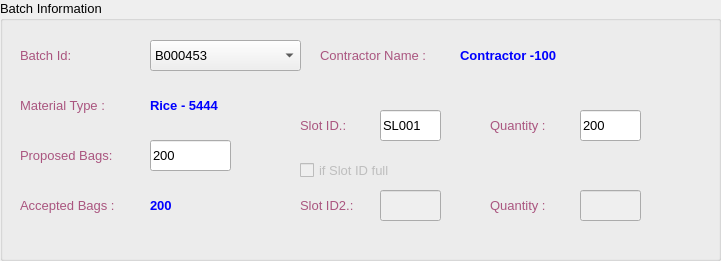
    <widget class="QGroupBox" name="groupBox">
     <property name="geometry">
      <rect>
       <x>240</x>
       <y>380</y>
       <width>721</width>
       <height>261</height>
      </rect>
     </property>
     <property name="font">
      <font>
       <pointsize>10</pointsize>
      </font>
     </property>
     <property name="title">
      <string>Batch Information</string>
     </property>
     <widget class="QLabel" name="label_15">
      <property name="geometry">
       <rect>
        <x>20</x>
        <y>40</y>
        <width>71</width>
        <height>31</height>
       </rect>
      </property>
      <property name="font">
       <font>
        <family>MS Shell Dlg 2</family>
        <pointsize>10</pointsize>
        <weight>50</weight>
        <bold>false</bold>
        <underline>false</underline>
       </font>
      </property>
      <property name="styleSheet">
       <string notr="true">color: rgb(170, 85, 127);</string>
      </property>
      <property name="text">
       <string>Batch Id:</string>
      </property>
      <property name="alignment">
       <set>Qt::AlignLeading|Qt::AlignLeft|Qt::AlignVCenter</set>
      </property>
     </widget>
     <widget class="QComboBox" name="comboBox">
      <property name="geometry">
       <rect>
        <x>150</x>
        <y>40</y>
        <width>151</width>
        <height>31</height>
       </rect>
      </property>
      <property name="font">
       <font>
        <pointsize>10</pointsize>
       </font>
      </property>
      <item>
       <property name="text">
        <string>B000453</string>
       </property>
      </item>
     </widget>
     <widget class="QLabel" name="label_17">
      <property name="geometry">
       <rect>
        <x>320</x>
        <y>40</y>
        <width>131</width>
        <height>31</height>
       </rect>
      </property>
      <property name="font">
       <font>
        <family>MS Shell Dlg 2</family>
        <pointsize>10</pointsize>
        <weight>50</weight>
        <bold>false</bold>
        <underline>false</underline>
       </font>
      </property>
      <property name="styleSheet">
       <string notr="true">color: rgb(170, 85, 127);</string>
      </property>
      <property name="text">
       <string>Contractor Name :</string>
      </property>
      <property name="alignment">
       <set>Qt::AlignLeading|Qt::AlignLeft|Qt::AlignVCenter</set>
      </property>
     </widget>
     <widget class="QLabel" name="label_43">
      <property name="geometry">
       <rect>
        <x>460</x>
        <y>40</y>
        <width>151</width>
        <height>31</height>
       </rect>
      </property>
      <property name="font">
       <font>
        <family>MS Shell Dlg 2</family>
        <pointsize>10</pointsize>
        <weight>75</weight>
        <bold>true</bold>
        <underline>false</underline>
       </font>
      </property>
      <property name="styleSheet">
       <string notr="true">color: rgb(0, 0, 255);</string>
      </property>
      <property name="text">
       <string>Contractor -100</string>
      </property>
      <property name="alignment">
       <set>Qt::AlignLeading|Qt::AlignLeft|Qt::AlignVCenter</set>
      </property>
     </widget>
     <widget class="QLabel" name="label_18">
      <property name="geometry">
       <rect>
        <x>20</x>
        <y>140</y>
        <width>121</width>
        <height>31</height>
       </rect>
      </property>
      <property name="font">
       <font>
        <family>MS Shell Dlg 2</family>
        <pointsize>10</pointsize>
        <weight>50</weight>
        <bold>false</bold>
        <underline>false</underline>
       </font>
      </property>
      <property name="styleSheet">
       <string notr="true">color: rgb(170, 85, 127);</string>
      </property>
      <property name="text">
       <string>Proposed Bags:</string>
      </property>
      <property name="alignment">
       <set>Qt::AlignLeading|Qt::AlignLeft|Qt::AlignVCenter</set>
      </property>
     </widget>
     <widget class="QLineEdit" name="lineEdit_3">
      <property name="geometry">
       <rect>
        <x>380</x>
        <y>110</y>
        <width>61</width>
        <height>31</height>
       </rect>
      </property>
      <property name="font">
       <font>
        <family>MS Shell Dlg 2</family>
        <pointsize>10</pointsize>
       </font>
      </property>
      <property name="text">
       <string>SL001</string>
      </property>
     </widget>
     <widget class="QLabel" name="label_16">
      <property name="geometry">
       <rect>
        <x>20</x>
        <y>90</y>
        <width>120</width>
        <height>31</height>
       </rect>
      </property>
      <property name="font">
       <font>
        <family>MS Shell Dlg 2</family>
        <pointsize>10</pointsize>
        <weight>50</weight>
        <bold>false</bold>
        <underline>false</underline>
       </font>
      </property>
      <property name="styleSheet">
       <string notr="true">color: rgb(170, 85, 127);</string>
      </property>
      <property name="text">
       <string>Material Type :</string>
      </property>
      <property name="alignment">
       <set>Qt::AlignLeading|Qt::AlignLeft|Qt::AlignVCenter</set>
      </property>
     </widget>
     <widget class="QLabel" name="label_42">
      <property name="geometry">
       <rect>
        <x>150</x>
        <y>90</y>
        <width>141</width>
        <height>31</height>
       </rect>
      </property>
      <property name="font">
       <font>
        <family>MS Shell Dlg 2</family>
        <pointsize>10</pointsize>
        <weight>75</weight>
        <bold>true</bold>
        <underline>false</underline>
       </font>
      </property>
      <property name="styleSheet">
       <string notr="true">color: rgb(0, 0, 255);</string>
      </property>
      <property name="text">
       <string>Rice - 5444</string>
      </property>
      <property name="alignment">
       <set>Qt::AlignLeading|Qt::AlignLeft|Qt::AlignVCenter</set>
      </property>
     </widget>
     <widget class="QLabel" name="label_49">
      <property name="geometry">
       <rect>
        <x>20</x>
        <y>190</y>
        <width>131</width>
        <height>31</height>
       </rect>
      </property>
      <property name="font">
       <font>
        <family>MS Shell Dlg 2</family>
        <pointsize>10</pointsize>
        <weight>50</weight>
        <bold>false</bold>
        <underline>false</underline>
       </font>
      </property>
      <property name="styleSheet">
       <string notr="true">color: rgb(170, 85, 127);</string>
      </property>
      <property name="text">
       <string>Accepted Bags :</string>
      </property>
      <property name="alignment">
       <set>Qt::AlignLeading|Qt::AlignLeft|Qt::AlignVCenter</set>
      </property>
     </widget>
     <widget class="QLabel" name="label_50">
      <property name="geometry">
       <rect>
        <x>150</x>
        <y>190</y>
        <width>81</width>
        <height>31</height>
       </rect>
      </property>
      <property name="font">
       <font>
        <family>MS Shell Dlg 2</family>
        <pointsize>10</pointsize>
        <weight>75</weight>
        <bold>true</bold>
        <underline>false</underline>
       </font>
      </property>
      <property name="styleSheet">
       <string notr="true">color: rgb(0, 0, 255);</string>
      </property>
      <property name="text">
       <string>200</string>
      </property>
      <property name="alignment">
       <set>Qt::AlignLeading|Qt::AlignLeft|Qt::AlignVCenter</set>
      </property>
     </widget>
     <widget class="QLabel" name="label_46">
      <property name="geometry">
       <rect>
        <x>300</x>
        <y>110</y>
        <width>51</width>
        <height>31</height>
       </rect>
      </property>
      <property name="font">
       <font>
        <family>MS Shell Dlg 2</family>
        <pointsize>10</pointsize>
        <weight>50</weight>
        <bold>false</bold>
        <underline>false</underline>
       </font>
      </property>
      <property name="styleSheet">
       <string notr="true">color: rgb(170, 85, 127);</string>
      </property>
      <property name="text">
       <string>Slot ID.:</string>
      </property>
      <property name="alignment">
       <set>Qt::AlignLeading|Qt::AlignLeft|Qt::AlignVCenter</set>
      </property>
     </widget>
     <widget class="QCheckBox" name="checkBox">
      <property name="enabled">
       <bool>false</bool>
      </property>
      <property name="geometry">
       <rect>
        <x>300</x>
        <y>160</y>
        <width>91</width>
        <height>21</height>
       </rect>
      </property>
      <property name="text">
       <string>if Slot ID full</string>
      </property>
     </widget>
     <widget class="QLabel" name="label_52">
      <property name="enabled">
       <bool>false</bool>
      </property>
      <property name="geometry">
       <rect>
        <x>300</x>
        <y>190</y>
        <width>71</width>
        <height>31</height>
       </rect>
      </property>
      <property name="font">
       <font>
        <family>MS Shell Dlg 2</family>
        <pointsize>10</pointsize>
        <weight>50</weight>
        <bold>false</bold>
        <underline>false</underline>
       </font>
      </property>
      <property name="styleSheet">
       <string notr="true">color: rgb(170, 85, 127);</string>
      </property>
      <property name="text">
       <string>Slot ID2.:</string>
      </property>
      <property name="alignment">
       <set>Qt::AlignLeading|Qt::AlignLeft|Qt::AlignVCenter</set>
      </property>
     </widget>
     <widget class="QLineEdit" name="lineEdit_4">
      <property name="enabled">
       <bool>false</bool>
      </property>
      <property name="geometry">
       <rect>
        <x>380</x>
        <y>190</y>
        <width>61</width>
        <height>31</height>
       </rect>
      </property>
      <property name="font">
       <font>
        <family>MS Sans Serif</family>
        <pointsize>10</pointsize>
       </font>
      </property>
      <property name="text">
       <string/>
      </property>
     </widget>
     <widget class="QLineEdit" name="lineEdit_5">
      <property name="enabled">
       <bool>true</bool>
      </property>
      <property name="geometry">
       <rect>
        <x>150</x>
        <y>140</y>
        <width>81</width>
        <height>31</height>
       </rect>
      </property>
      <property name="font">
       <font>
        <family>MS Shell Dlg 2</family>
        <pointsize>10</pointsize>
       </font>
      </property>
      <property name="text">
       <string>200</string>
      </property>
     </widget>
     <widget class="QLineEdit" name="lineEdit_6">
      <property name="geometry">
       <rect>
        <x>580</x>
        <y>110</y>
        <width>61</width>
        <height>31</height>
       </rect>
      </property>
      <property name="font">
       <font>
        <family>MS Shell Dlg 2</family>
        <pointsize>10</pointsize>
       </font>
      </property>
      <property name="text">
       <string>200</string>
      </property>
     </widget>
     <widget class="QLineEdit" name="lineEdit_7">
      <property name="enabled">
       <bool>false</bool>
      </property>
      <property name="geometry">
       <rect>
        <x>580</x>
        <y>190</y>
        <width>61</width>
        <height>31</height>
       </rect>
      </property>
      <property name="font">
       <font>
        <family>MS Sans Serif</family>
        <pointsize>10</pointsize>
       </font>
      </property>
      <property name="text">
       <string/>
      </property>
     </widget>
     <widget class="QLabel" name="label_54">
      <property name="geometry">
       <rect>
        <x>490</x>
        <y>110</y>
        <width>71</width>
        <height>31</height>
       </rect>
      </property>
      <property name="font">
       <font>
        <family>MS Shell Dlg 2</family>
        <pointsize>10</pointsize>
        <weight>50</weight>
        <bold>false</bold>
        <underline>false</underline>
       </font>
      </property>
      <property name="styleSheet">
       <string notr="true">color: rgb(170, 85, 127);</string>
      </property>
      <property name="text">
       <string>Quantity :</string>
      </property>
      <property name="alignment">
       <set>Qt::AlignLeading|Qt::AlignLeft|Qt::AlignVCenter</set>
      </property>
     </widget>
     <widget class="QLabel" name="label_55">
      <property name="geometry">
       <rect>
        <x>490</x>
        <y>190</y>
        <width>71</width>
        <height>31</height>
       </rect>
      </property>
      <property name="font">
       <font>
        <family>MS Shell Dlg 2</family>
        <pointsize>10</pointsize>
        <weight>50</weight>
        <bold>false</bold>
        <underline>false</underline>
       </font>
      </property>
      <property name="styleSheet">
       <string notr="true">color: rgb(170, 85, 127);</string>
      </property>
      <property name="text">
       <string>Quantity :</string>
      </property>
      <property name="alignment">
       <set>Qt::AlignLeading|Qt::AlignLeft|Qt::AlignVCenter</set>
      </property>
     </widget>
    </widget>
